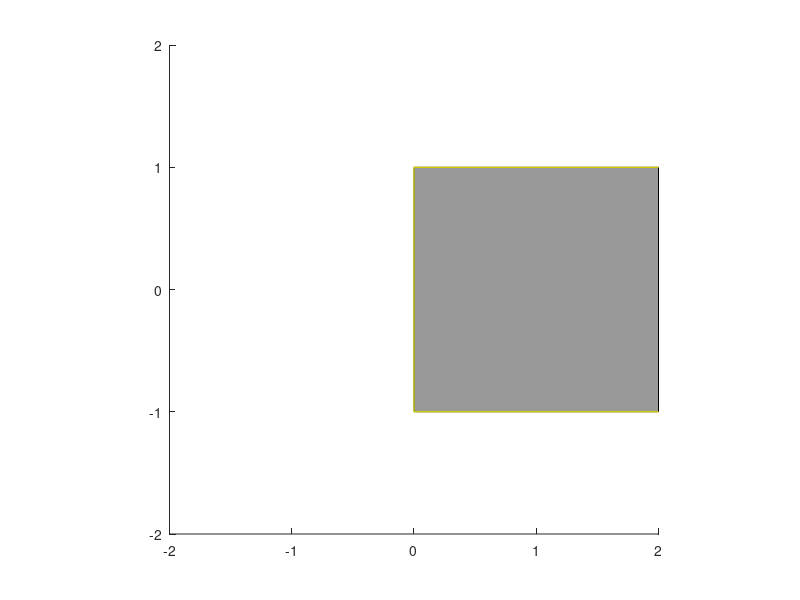

MATLAB code to generate this figure: (Note: this script raises an error after producing the figure.)
more off
echo on
clc
% This script demonstrates the interpretation of infinite vertices.

pause     % Strike any key to begin (Ctrl-C to abort)

% For the purposes of the Schwarz-Christoffel Toolbox, a polygon
% is represented by two vectors: w, the vertices in positively 
% oriented order, and beta, the corresponding "turning angles."
% At a finite vertex w(j), the meaning of beta(j) is simple:
% pi*beta(j) is the exterior turning angle of the polygon
% at w(j), with a minus sign for left (counterclockwise) turns.  
% By convention, beta(j) is +1 at a slit, so at a finite vertex,
% -1 < beta(j) <= 1.

% If w(j) is infinite, the formal definition of beta(j) is more 
% cumbersome: pi*beta(j) is -2*pi plus the exterior angle formed by 
% the two sides incident on w(j) as they are extended *away* from 
% infinity.  But the interpretation of pi*beta(j) as "turn" is still
% valid.  It turns out that -3 <= beta(j) <= -1 at an infinite vertex.

% Following are some examples that should help clarify matters.

pause     % Strike any key to continue
echo off

figure(gcf)
cla
axis square
axis([-2 2 -2 2])
hold on

int = fill([2,0,0,2],[1,1,-1,-1],[.6,.6,.6]);
edges = plot([2+i,i,-i,2-i],'y-');
plot([-i,i],'.','marker',12)
t1 = text(-.1,1,'-1/2','hor','right','ver','mid');
t2 = text(-.1,-1,'-1/2','hor','right','ver','mid');
t3 = text(2.1,0,'-1','hor','left','ver','mid');

clc
disp(' ')
disp('Here is a three-vertex polygon.  The values of beta are shown')
disp('next to their associated vertices.  The infinite vertex has a')
disp('turn of -1, which is the least possible.')
disp(' ')
disp('  Strike any key to continue')
pause

set(t1,'string','0');
set(t3,'string','-3/2');
set(edges,'xdata',[0,0,2],'ydata',[2,-1,-1])
set(int,'xdata',[0,0,2,2],'ydata',[2,-1,-1,2])

disp(blanks(2)')
disp('The turn at infinity is now -3/2.  Note that the sum of the')
disp('turns is still -2.')
disp(' ')
disp('  Strike any key to continue')
pause


set(t1,'string','1/2','pos',[-.1,.9],'ver','top')
set(t3,'string','-2')
set(edges,'xdata',[-2,0,0,2],'ydata',[1,1,-1,-1])
set(int,'xdata',[-2,0,0,2,2,-2],'ydata',[1,1,-1,-1,2,2])

disp(blanks(2)')
disp('A turn of -2 isn''t really a turn at all.  But the edge returning')
disp('from infinity doesn''t have to be colinear with the outgoing edge.')
disp(' ')
disp('  Strike any key to continue')
pause


set(t1,'pos',[-.1,.4],'string','3/4')
set(t3,'string','-9/4')
set(edges,'xdata',[-2,0,0,2],'ydata',[-2,1,-1,-1])
set(int,'xdata',[-2,0,0,2,2,-2],'ydata',[-2,1,-1,-1,2,2])

disp(blanks(2)')
disp('Turning past -2 produces a more "open" region.')
disp(' ')
disp('  Strike any key to continue')
pause


set(t1,'string','1/2','pos',[.1,.9],'hor','left')
set(t2,'string','1/2','pos',[.1,-.9],'hor','left','ver','bot')
set(t3,'string','-3')
set(edges,'xdata',[2,0,0,2],'ydata',[1,1,-1,-1])
set(int,'xdata',[2,0,0,2,2,-2,-2,2],'ydata',[-1,-1,1,1,2,2,-2,-2])

disp(blanks(2)')
disp('Finally, a turn of -3 is the most allowed.  The interior of this')
disp('polygon is the complement of the first example, with a turn of -1.')
disp(' ')
disp('  Strike any key to continue')
pause

disp(' ')
disp('Here is what a disk map of this region looks like....')
disp(' ')
echo on
w = [-i; i; Inf];
beta = [.5; .5; -3];
[z,c] = dparam(w,beta);
[z,c] = dfixwc(w,beta,z,c,-1+i);
cla
dplot(w,beta,z,c)

echo off     % End of demo

